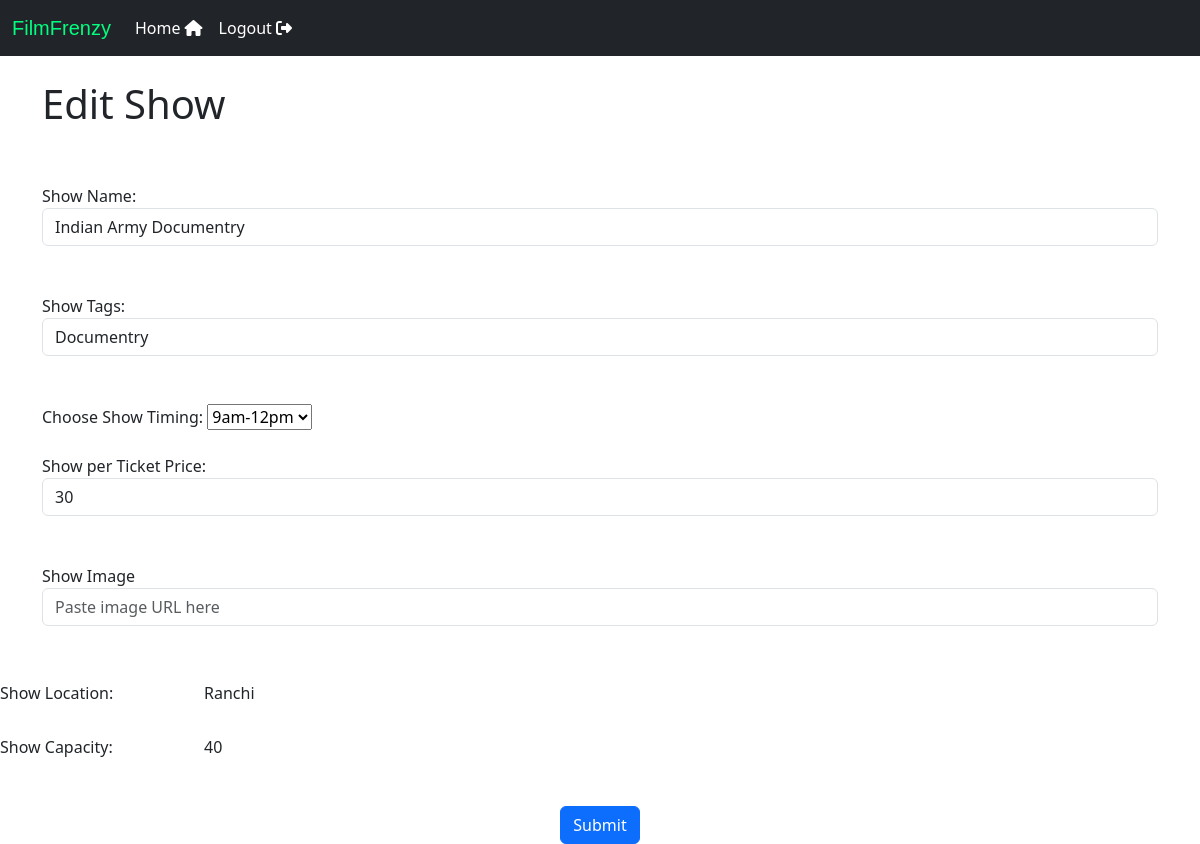
The page /3/5/edit_shows (signed in) on the database its author committed.
### models.py (models this page shows, shortened)
class Show(db.Model):
    id = db.Column(db.Integer, primary_key=True)
    name = db.Column(db.String(100), nullable=False)
    avg_rating = db.Column(db.Float)
    tags = db.Column(db.String(100))
    price = db.Column(db.Integer, nullable=False)
    show_timing = db.Column(db.String(20), nullable=False)
    venue_id = db.Column(db.Integer, db.ForeignKey('venue.id'), nullable=False) # pass venue obj here to gain access to all fields (wherever there is foreign key links)
    show_capacity = db.Column(db.Integer, nullable=False)
    simg=db.Column(db.String(2000))
    booking=db.relationship("Booking", backref="show",cascade="all, delete") # this will return a list of booking object for a given show
    ratings=db.relationship("Usr", backref="show",cascade="all, delete")

class Venue(db.Model):
    id = db.Column(db.Integer, primary_key=True)
    name = db.Column(db.String(100), nullable=False)
    location = db.Column(db.String(100), nullable=False)
    capacity = db.Column(db.Integer)
    vimg=db.Column(db.String(2000))
    shows=db.relationship("Show", backref="venue",cascade="all, delete")
    booking=db.relationship("Booking", backref="venue",cascade="all, delete")

### views.py (the view, shortened to what this page needs)
@views.route("/<int:venue_id>/<int:show_id>/edit_shows", methods=['GET','POST'])
@login_required # only admin
def edit_shows(venue_id,show_id):
    if not (current_user.admin):
        return render_template("404.html")
    v=Venue.query.get(venue_id)
    s=Show.query.get(show_id)
    return render_template("edit_show.html",admin=current_user,user=current_user, id=current_user.id, v=v,s=s)

### app.py (called while the page is built)
@login_manager.user_loader
def load_user(id):
    return User.query.get(int(id))

### templates/edit_show.html (shortened to what this page needs)
{% extends "base2show.html" %}
{% block content %}
<h1>Edit Show</h1>
<br>
<br>
<form method="POST">
    <div class="form-group">
      <label for="name">Show Name: </label><br>
      <input type="text" class="form-control"  name=name id="name" placeholder="Show Name" value="{{s.name}}">
    </div>
    <br>
    <br>
    <div class="form-group">
      <label for="name">Show Tags: </label><br>
      <input type="text" class="form-control"  name=tags id="tags" placeholder="Show Tag" value="{{s.tags}}">
    </div>
    <br>
    <br>
    <div class="form-group">
      <label for="Show Timing">Choose Show Timing:</label>
      <select name="show_timing" id="show_timing" value="{{s.show_timing}}">
        <option value="9am-12pm">9am-12pm</option>
      </select>
      <br><br>
      <label for="price">Show per Ticket Price: </label><br>
      <input type="text" class="form-control"  name=price id="price" placeholder="Enter unit ticket price" value="{{s.price}}">
    </div>
    <br>
    <br>
    <label for="image">Show Image</label><br>
      <input type="text" class="form-control"  name=image id="image" placeholder="Paste image URL here">
    </div>
    <br>
    <br>
      <div class="mb-3 row">
        <label for="staticLocation" class="col-sm-2 col-form-label">Show Location: </label>
        <div class="col-sm-10">
          <input type="text" readonly class="form-control-plaintext" id="staticLocation" value="{{v.location}}">
        </div>
      </div>
      <div class="mb-3 row">
        <label for="staticCapacity" class="col-sm-2 col-form-label">Show Capacity: </label>
        <div class="col-sm-10">
          <input type="text" readonly class="form-control-plaintext" id="staticLocation" value="{{v.capacity}}">
        </div>
      </div>
      <br />
      <div align="center">
        <button class="btn btn-primary" type="submit">Submit</button>
      </div>
{% endblock %}

### rows shown on the page
Show: name "Indian Army Documentry", tags "Documentry", show_timing "9am-12pm", price "30"
Venue: location "Ranchi", capacity "40"
